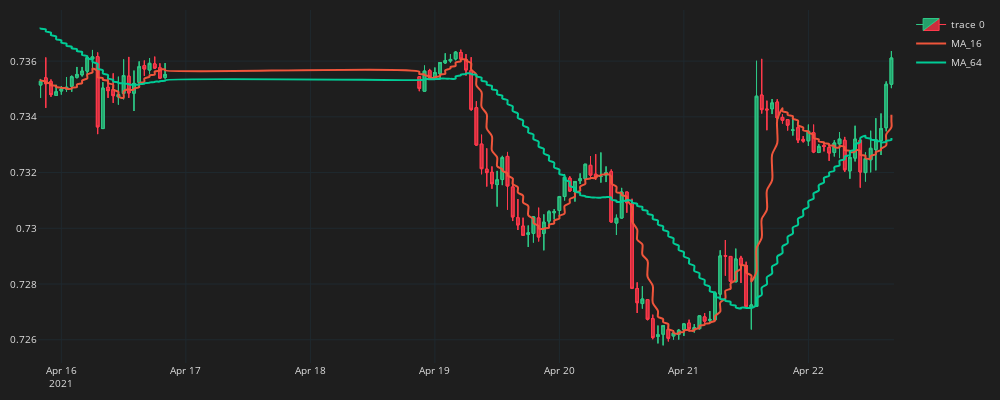

Notebook code for this chart:
### Code cell
fig = go.Figure()
fig.add_trace(go.Candlestick(
    x = df_plot.time, open=df_plot.mid_o, high=df_plot.mid_h, low=df_plot.mid_l, close=df_plot.mid_c,
    line=dict(width=1), opacity=1,
    increasing_fillcolor='#24A06B',
    decreasing_fillcolor='#CC2E3C',
    increasing_line_color='#2EC886',
    decreasing_line_color='#FF3A4C'
))
for ma in ma_list:
    col = f"MA_{ma}"
    fig.add_trace(go.Scatter(x=df_plot.time, 
        y=df_plot[col],
        line=dict(width=2),
        line_shape='spline',
        name=col))
fig.update_layout(width=1000,height=400,
    margin=dict(l=10, r=10, b=10, t=10),
    font=dict(size=10,color="#e1e1e1"),
    paper_bgcolor="#1e1e1e", 
    plot_bgcolor="#1e1e1e")

fig.update_xaxes(
    gridcolor="#1f292f",
    showgrid=True,fixedrange=True,rangeslider=dict(visible=False)
)

fig.update_yaxes(
    gridcolor="#1f292f",
    showgrid=True)

fig.show()

### Figure 1 — Plotly figure (JSON) as saved in the notebook; plotly's stock layout.template omitted (floating-point values rounded to 4 significant figures; data arrays with more than 128 entries replaced by an {"elided": "..."} marker saying what was removed)
{"data": [{"close": {"elided": "350 float values"}, "decreasing": {"fillcolor": "#CC2E3C", "line": {"color": "#FF3A4C"}}, "high": {"elided": "350 float values"}, "increasing": {"fillcolor": "#24A06B", "line": {"color": "#2EC886"}}, "line": {"width": 1}, "low": {"elided": "350 float values"}, "opacity": 1, "open": {"elided": "350 float values"}, "type": "candlestick", "x": {"elided": "350 str values"}}, {"line": {"shape": "spline", "width": 2}, "name": "MA_16", "type": "scatter", "x": {"elided": "350 str values"}, "y": {"elided": "350 float values"}}, {"line": {"shape": "spline", "width": 2}, "name": "MA_64", "type": "scatter", "x": {"elided": "350 str values"}, "y": {"elided": "350 float values"}}], "layout": {"font": {"color": "#e1e1e1", "size": 10}, "height": 400, "margin": {"b": 10, "l": 10, "r": 10, "t": 10}, "paper_bgcolor": "#1e1e1e", "plot_bgcolor": "#1e1e1e", "width": 1000, "xaxis": {"fixedrange": true, "gridcolor": "#1f292f", "rangeslider": {"visible": false}, "showgrid": true}, "yaxis": {"gridcolor": "#1f292f", "showgrid": true}}}
